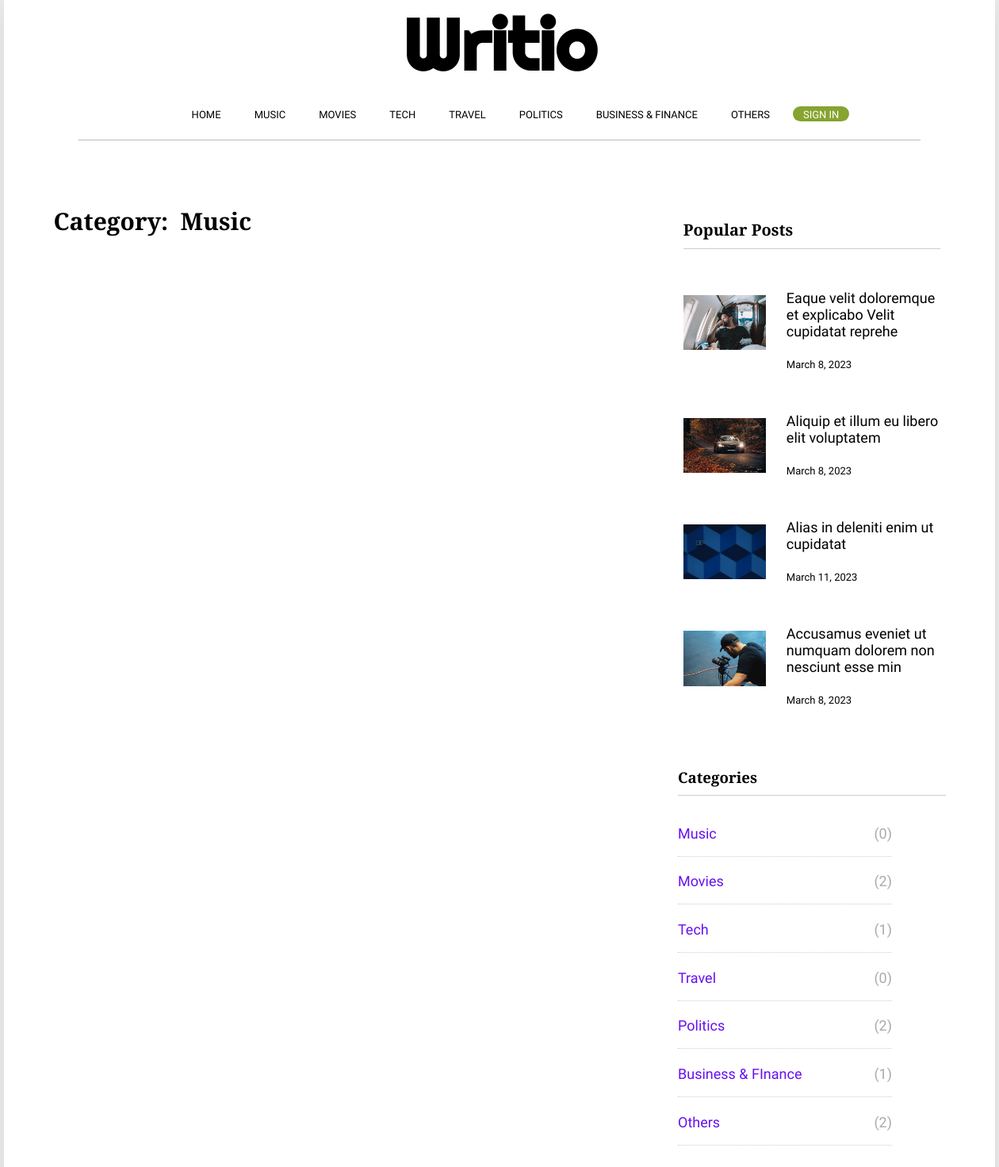
/category/Music/, run on the app's committed database.
### blog/models.py (models this page shows, shortened)
class Category(models.Model):
	name = models.CharField(max_length=30)
	def __str__(self):
		return self.name

class Blog(models.Model):
	title = models.CharField(max_length=60)
	content = models.TextField(default="")
	snippet = models.TextField(max_length=200, default="")
	cover_image = models.ImageField(upload_to='cover_photos', blank=True)
	author = models.ForeignKey(
		CustomUser, on_delete=models.CASCADE, null=True, blank=True, related_name="user")
	category = models.ForeignKey(
		Category, on_delete=models.CASCADE, null=True, blank=True, related_name="category")
	publish_date = models.DateTimeField(auto_now_add=True)
	tags = models.CharField(max_length=60, blank=True)
	views = models.PositiveIntegerField(default=0)

### blog/views.py (the view)
# urls.py: path("category/<str:category_name>/", views.category, name="category")
def category(request, category_name):
	category = category_name
	categories = Category.objects.all()
	allposts = Blog.objects.filter(category__name=category_name)
	return render(request, "blog/category.html", {
		"blogs" : allposts,
		"category": category_name,
		"categories": get_all_categories(),
		"allposts": get_category_number(),
		"popblogs": get_popular_posts()
		})

### blog/utils.py (called while the page is built)
def get_category_number():
	categories = Category.objects.all()
	totalpost = []
	for category in categories:
		post = Blog.objects.filter(category=category)
		number = len(post)
		totalpost.append(number)
	return zip(categories, totalpost)

def get_popular_posts():
	allpopblogs = Blog.objects.all().order_by("-views")
	popblogs = allpopblogs[:4]
	return popblogs

def get_all_categories():
	categories = Category.objects.all()
	return categories

### blog/templates/blog/category.html (shortened to what this page needs)
{% extends "blog/layout.html" %}
{% load static %}
{% block content %}
	<div class="all_posts">
		<div class="content">
			<div class="posts">
				<h2>Category: <span>{{ category }}</span></h2>
			</div>
			<div class="popular_posts">
				<h3>Popular Posts</h3>
				<ul>
					{% for blog in popblogs %}
						<li>
							<a href="{% url 'single_blog' blog.id %}">
								<div class="pop_container">
									<img src="{{ MEDIA_URL }}{{ blog.cover_image.url }}">
									<div class="det_cont">
										<h4>{{ blog.title }}</h4>
										<p>{{ blog.publish_date.date }}</p>
									</div>
								</div>
							</a>
						</li>
					{% endfor %}
				</ul>
			</div>
			<div class="categories">
				<h3>Categories</h3>
				<ul>
					{% for category,number in allposts %}
						<li>
							<a href="{% url 'category' category %}">
								<p class="cat_name">{{ category }}</p>
								<p class="cat_num">({{ number }})</p>
							</a>
						</li>
					{% endfor %}
				</ul>
			</div>
		</div>
	</div>
{% endblock %}

### blog/templates/blog/layout.html (shortened to what this page needs)
{% load static %}
<!DOCTYPE html>
<html>
  <head>
    <link rel="stylesheet" type="text/css" href="{% static 'blog/css/styles.css' %}">
  </head>
  <body>
    <div class="wrap">
      <header>
        <div class="site-logo">
          <h1>Writio</h1>
        </div>
        <nav>
          <ul>
            <li><a href="{% url 'index' %}">Home</a></li>
            {% for category in categories %}
              <li><a href="{% url 'category' category %}">{{ category }}</a></li>
            {% endfor %}
            {% if user.is_authenticated %}
              <li class="write"><a href="{% url 'write' %}">WRITE</a></li>
              <li class="logout"><a href="{% url 'logout' %}">Log Out</a></li>
            {% else %}
              <li class="signin"><a href="{% url 'login' %}">Sign In</a></li>
            {% endif %}
          </ul>
          <div class="ruler"></div>
        </nav>
      </header>
      <main>
        <div class="container">
          {% block content %}{% endblock %}
        </main>
      </div>
    </body>
  </html>

### blog/static/blog/css/styles.css (style rules this page uses)
body { background-color: #eee; margin: 0; padding: 0; color: #000; font-family: 'Work Sans', sans-serif; }
.wrap { box-shadow: 0 0 40px 0 rgba(0, 0, 0, 0.1); width: 1250px; margin: 0 auto; background-color: #fff; min-height: 150vh; }
header { text-align: center; }
header .site-logo h1 { font-family: 'Righteous', cursive; font-size: 90px; margin: 0; }
header nav .ruler { height: 0.5px; border-bottom: 0.5px solid #bbb; width: 85%; margin: 0 auto; }
header nav ul li { display: inline-block; margin: 0.5%; }
header nav ul li a { padding: 1em; text-decoration: none; color: #000; text-transform: uppercase; font-family: 'Work Sans', sans-serif; font-weight: 400; font-size: 13px; }
header nav ul .signin { border-radius: 10px; background-color: #87a330; }
header nav ul .signin a { color: #fff; }
main .container { width: 90%; margin: 0 auto; }
.carousel-item .detail p,span { margin: 1% 0; transition: all 0.5s ease; }
main .content { font-family: 'PT Serif', serif; display: grid; grid-template-columns: 1fr 1.1fr 0.9fr; grid-template-rows: 2.5fr 2.5fr 0fr; gap: 0px 0px; grid-template-areas: "latest_posts latest_posts popular_posts" "latest_posts latest_posts categories" "latest_posts latest_posts ."; }
.posts { grid-area: latest_posts; margin-right: 5%; }
.posts h2 { font-size: 30px; }
.all_posts { margin-top: 5%; }
.popular_posts { grid-area: popular_posts; padding: 2%; }
.popular_posts h3 { font-size: 20px; }
.categories { grid-area: categories; }
.categories h3 { padding-bottom: 3%; border-bottom: 1px solid #ccc; }
.categories ul { list-style: none; padding-left: 0; width: 80%; font-size: 18px; font-family: 'Work Sans', sans-serif; }
.categories ul li { display: block; margin-left: 0; margin-bottom: 1%; padding: 0p; }
.categories ul li a { display: flex; justify-content: space-between; text-decoration: none; color: #000; padding: 0px; border-bottom: 1px dotted #ccc; font-weight: 300; }
.categories ul li a .cat_name { color: #6610f2; transition: all 0.5s ease; }
.categories ul li a .cat_num { color: #aaa; transition: all 0.5s ease; }
.all_posts { padding-bottom: -10%; }
.popular_posts { margin-top: 5%; }
.popular_posts h3 { padding-bottom: 3%; border-bottom: 1px solid #ccc; }
.popular_posts ul { list-style: none; padding: 2% 0; }
.popular_posts ul li { width: 100%; margin-bottom: 5%; }
.popular_posts ul li a { display: block; width: 100%; text-decoration: none; color: #000; font-family: 'Work Sans', sans-serif; padding-right: 3%; transition: all 0.5s ease; box-shadow: 0 0 0 transparent; border: 0px solid #ccc; }
.popular_posts ul li a .pop_container { display: grid; align-content: start; grid-template-columns: 1.1fr 1fr 0.9fr; grid-template-rows: 1fr 1fr 1fr; gap: 0px 20px; grid-template-areas: "image detail_date detail_date" "image detail_date detail_date" "image detail_date detail_date"; }
.popular_posts ul li a .pop_container img { grid-area: image; width: 100%; margin-top: 30%; }
.popular_posts ul li a .pop_container .det_cont { grid-area: detail_date; margin-left: 3%; }
.popular_posts ul li a .pop_container .det_cont h4 { font-size: 18px; font-weight: 500; }
.popular_posts ul li a .pop_container .det_cont p { font-size: 13px; font-weight: 300; }
.posts .single_post .detail p,span { margin: 0 1%; }

### data on the page
Category: name "MUSIC", name "Music", number "0"
Category: name "MOVIES", name "Movies", id "2"
Category: name "TECH", name "Tech", number "1"
Category: name "TRAVEL", name "Travel", number "0"
Category: name "POLITICS", name "Politics", number "2"
Category: name "BUSINESS & FINANCE", name "Business & FInance", number "1"
Category: name "OTHERS", name "Others", number "2"
Blog: cover_image (picture), title "Eaque velit doloremque et explicabo Velit cupidatat reprehe", publish_date "March 8, 2023"
Blog: cover_image (picture), title "Aliquip et illum eu libero elit voluptatem", publish_date "March 8, 2023"
Blog: cover_image (picture), title "Alias in deleniti enim ut cupidatat", publish_date "March 11, 2023"
Blog: cover_image (picture), title "Accusamus eveniet ut numquam dolorem non nesciunt esse min", publish_date "March 8, 2023"
